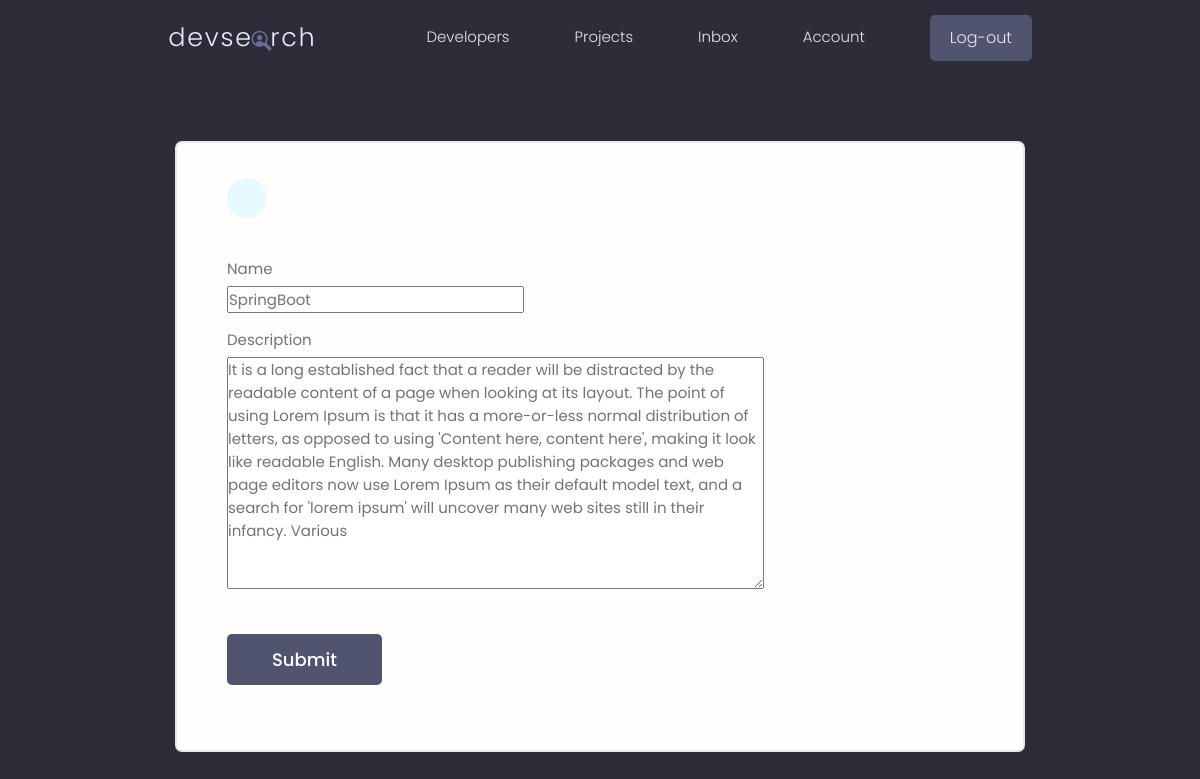
Screenshot of /update-skill/68991d92-c0b5-467f-91a1-bf7461686acb/ (signed in) with the database file from the repository.
### users/models.py (models this page shows, shortened)
class Skill(models.Model):
    owner = models.ForeignKey(Profile, on_delete=models.CASCADE, blank=True, null=True)
    name = models.CharField(max_length=200, blank=True, null=True)
    description =  models.TextField(max_length=500, blank=True,null=True)
    created = models.DateTimeField(auto_now_add=True)
    id = models.UUIDField(default=uuid.uuid4, unique=True,
                                     primary_key=True, editable=False)

### users/views.py (the view)
# urls.py: path('update-skill/<str:pk>/', views.updateSkill, name="update-skill"),
@login_required(login_url="login")
def updateSkill(request,pk):
    profile = request.user.profile
    skill = profile.skill_set.get(id=pk)
    if request.method == "POST":
        form = SkillForm(request.POST, instance=skill)
        if form.is_valid:
            form.save()
            messages.success(request,"Skill Updated")
            return redirect("account")
    form = SkillForm(instance = skill)
    context ={"form": form}
    return render(request,"users/skill-form.html",context)

### users/forms.py
class SkillForm(ModelForm):
    class Meta:
        model = Skill
        fields = ['name', 'description']

### users/templates/users/skill-form.html (shortened to what this page needs)
{%extends 'main.html'%}
{%block content%}
<main class="formPage my-xl">
    <div class="content-box">
        <div class="formWrapper">
            <a class="backButton" href="{% url 'account' %}"></a>
            <br>
            <form class="form" action="" method="POST" enctype="multipart/form-data">
                {%for field in form%}
                <div class="form__field">
                    <label for="formInput#text">{{field.label}} </label>
                    {{field}}
                </div>
                {% endfor %}
                <input class="btn btn--sub btn--lg  my-md" type="submit" value="Submit" />
            </form>
        </div>
    </div>
</main>
{%endblock content%}

### static/styles/app.css (style rules this page uses)
:root { --color-sub: #2d2d39; }
.btn--sub { background-color: var(--color-sub-light); }
.content-box { width: 95%; max-width: 85rem; margin: 0 auto; }
.backButton { background: var(--color-main-light); color: var(--color-main); width: 4rem; height: 4rem; display: flex; align-items: center; justify-content: center; border-radius: 50%; }
.formPage .formWrapper { list-style: none; background: var(--color-white); padding: 3.5rem 5rem; border: 2px solid var(--color-light); border-radius: 0.7rem; }

### static/uikit/styles/modules/_variables.css (style rules this page uses)
:root { --color-main: #5aa5b9; --color-main-light: #e6faff; --color-sub: #3f4156; --color-sub-light: #51546e; --color-sub-lighter: #ededfd; --color-text: #737373; --color-gray: #8b8b8b; --color-light: #e5e7eb; --color-light-gray: #767676; --color-bg: #f8fafd; --color-white: #fffefd; --color-white-light: #f3f3f3; --color-success: #359e64; --color-success-bg: #def8e8; --color-error: #fc4b0b; --color-error-bg: #fff2ee; --font-base: 'Poppins', arial, helvetica, 'Segoe UI', roboto, ubuntu, sans-serif; --font-monospace: 'Fira Code', 'Courier New', courier, monospace; --font-regular: 300; --font-medium: 500; --font-bold: 700; --generic-shadow: 1px 1px 5px #00000010; --generic-transition: all 0.3s ease-in-out; }

### static/uikit/styles/modules/_base.css (style rules this page uses)
* { margin: 0; padding: 0; box-sizing: border-box; text-rendering: optimizeLegibility; color: inherit; font-size: inherit; }
html { font-size: 50%; }
@media only screen and (min-width: 480px) { html { font-size: 56.25%; } }
@media only screen and (min-width: 1200px) { html { font-size: 62.5%; } }
body { line-height: 1.6; font-weight: 400; font-size: 1.5rem; color: var(--color-text); background-color: var(--color-bg); min-height: 100vh; }

### static/uikit/styles/modules/_typography.css (style rules this page uses)
* { font-family: var(--font-base); }
a { padding-bottom: 2px; text-decoration: none; display: inline-block; color: var(--color-main); font-weight: var(--font-medium); }

### static/uikit/styles/modules/_utilities.css (style rules this page uses)
.my-md { margin: 3rem auto; }
.my-xl { margin: 8rem auto; }

### static/uikit/styles/modules/_button.css (style rules this page uses)
.btn { display: inline-block; position: relative; cursor: pointer; background-color: var(--color-light); font-weight: var(--font-medium); color: var(--color-sub); text-decoration: none; padding: 1rem 2rem; border-radius: 0.5rem; border: none; width: -webkit-fit-content; width: -moz-fit-content; width: fit-content; height: -webkit-fit-content; height: -moz-fit-content; height: fit-content; font-size: 1.6rem; outline-width: 0; outline-color: transparent; -webkit-backface-visibility: hidden; backface-visibility: hidden; transition: all 0.3s ease-in-out; }
.btn--sub { background-color: var(--color-sub); color: var(--color-white); }
.btn--lg { font-size: 1.8rem; padding: 1.2rem 4.5rem; }

### static/uikit/styles/modules/_form.css (style rules this page uses)
.form { display: block; }
.form__field { margin-top: 1.5rem; margin-bottom: 1.5rem; }
.form__label, .form__field > label { display: block; margin-bottom: 0.5rem; color: var(--color-text); }

### rows the page displays
Skill: form "SpringBoot" "It is a long established fact that a reader will be distracted by the readable content of a page when looking at its layout. The point of using Lorem Ipsum is that it has a more-or-less normal distribution of letters, as opposed to using 'Content here, content here', making it look like readable English. Many desktop publishing packages and web page editors now use Lorem Ipsum as their default model text, and a search for 'lorem ipsum' will uncover many web sites still in their infancy. Various"

### other values shown
{{ field.label }} "Name" "Description"
